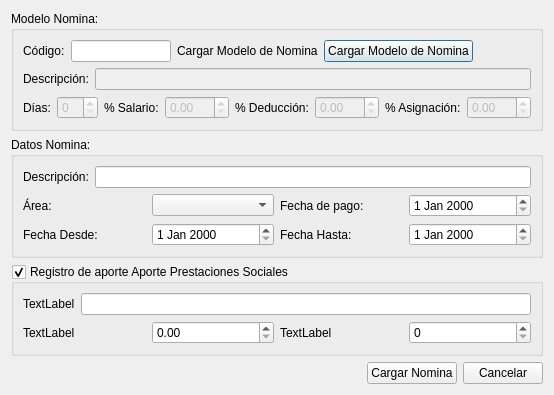
<?xml version="1.0" encoding="UTF-8"?>
<ui version="4.0">
 <class>NominaCargarDialog</class>
 <widget class="QDialog" name="NominaCargarDialog">
  <property name="windowModality">
   <enum>Qt::WindowModal</enum>
  </property>
  <property name="geometry">
   <rect>
    <x>0</x>
    <y>0</y>
    <width>514</width>
    <height>377</height>
   </rect>
  </property>
  <property name="windowTitle">
   <string>Dialog</string>
  </property>
  <layout class="QGridLayout" name="gridLayout_4">
   <item row="0" column="0">
    <widget class="QGroupBox" name="groupBox">
     <property name="title">
      <string>Modelo Nomina:</string>
     </property>
     <layout class="QGridLayout" name="gridLayout">
      <item row="0" column="0">
       <layout class="QHBoxLayout" name="horizontalLayout_8">
        <item>
         <widget class="QLabel" name="label">
          <property name="text">
           <string>Código:</string>
          </property>
         </widget>
        </item>
        <item>
         <widget class="QLineEdit" name="codigoNominaModeloLineEdit">
          <property name="maximumSize">
           <size>
            <width>100</width>
            <height>16777215</height>
           </size>
          </property>
         </widget>
        </item>
        <item>
         <widget class="QLabel" name="label_12">
          <property name="text">
           <string>&lt;html&gt;&lt;head/&gt;&lt;body&gt;&lt;p&gt;Cargar Modelo de Nomina&lt;/p&gt;&lt;/body&gt;&lt;/html&gt;</string>
          </property>
         </widget>
        </item>
        <item>
         <widget class="QPushButton" name="pushButton">
          <property name="text">
           <string>Cargar Modelo de Nomina</string>
          </property>
         </widget>
        </item>
        <item>
         <spacer name="horizontalSpacer">
          <property name="orientation">
           <enum>Qt::Horizontal</enum>
          </property>
          <property name="sizeHint" stdset="0">
           <size>
            <width>40</width>
            <height>20</height>
           </size>
          </property>
         </spacer>
        </item>
       </layout>
      </item>
      <item row="1" column="0">
       <layout class="QHBoxLayout" name="horizontalLayout_7">
        <item>
         <widget class="QLabel" name="label_2">
          <property name="text">
           <string>Descripción:</string>
          </property>
         </widget>
        </item>
        <item>
         <widget class="QLineEdit" name="descripcionNominaModeloLineEdit">
          <property name="enabled">
           <bool>false</bool>
          </property>
         </widget>
        </item>
       </layout>
      </item>
      <item row="2" column="0">
       <layout class="QHBoxLayout" name="horizontalLayout_6">
        <item>
         <layout class="QHBoxLayout" name="horizontalLayout">
          <item>
           <widget class="QLabel" name="label_3">
            <property name="text">
             <string>Días:</string>
            </property>
           </widget>
          </item>
          <item>
           <widget class="QSpinBox" name="diasNominaModeloSpinBox">
            <property name="enabled">
             <bool>false</bool>
            </property>
            <property name="maximumSize">
             <size>
              <width>100</width>
              <height>16777215</height>
             </size>
            </property>
           </widget>
          </item>
         </layout>
        </item>
        <item>
         <layout class="QHBoxLayout" name="horizontalLayout_3">
          <item>
           <widget class="QLabel" name="label_4">
            <property name="text">
             <string>% Salario:</string>
            </property>
           </widget>
          </item>
          <item>
           <widget class="QDoubleSpinBox" name="salarioNominaModeloDoubleSpinBox">
            <property name="enabled">
             <bool>false</bool>
            </property>
            <property name="maximumSize">
             <size>
              <width>100</width>
              <height>16777215</height>
             </size>
            </property>
            <property name="maximum">
             <double>100.000000000000000</double>
            </property>
           </widget>
          </item>
         </layout>
        </item>
        <item>
         <layout class="QHBoxLayout" name="horizontalLayout_2">
          <item>
           <widget class="QLabel" name="label_5">
            <property name="text">
             <string>% Deducción:</string>
            </property>
           </widget>
          </item>
          <item>
           <widget class="QDoubleSpinBox" name="deduccionNominaModeloDoubleSpinBox">
            <property name="enabled">
             <bool>false</bool>
            </property>
            <property name="maximumSize">
             <size>
              <width>100</width>
              <height>16777215</height>
             </size>
            </property>
            <property name="maximum">
             <double>100.000000000000000</double>
            </property>
           </widget>
          </item>
         </layout>
        </item>
        <item>
         <layout class="QHBoxLayout" name="horizontalLayout_5">
          <item>
           <widget class="QLabel" name="label_6">
            <property name="text">
             <string>% Asignación:</string>
            </property>
           </widget>
          </item>
          <item>
           <widget class="QDoubleSpinBox" name="asignacionNominaModeloDoubleSpinBox">
            <property name="enabled">
             <bool>false</bool>
            </property>
            <property name="maximumSize">
             <size>
              <width>100</width>
              <height>16777215</height>
             </size>
            </property>
            <property name="maximum">
             <double>100.000000000000000</double>
            </property>
           </widget>
          </item>
         </layout>
        </item>
       </layout>
      </item>
     </layout>
    </widget>
   </item>
   <item row="1" column="0">
    <widget class="QGroupBox" name="datosNominaGroupBox">
     <property name="title">
      <string>Datos Nomina:</string>
     </property>
     <layout class="QGridLayout" name="gridLayout_2">
      <item row="0" column="0">
       <layout class="QHBoxLayout" name="horizontalLayout_9">
        <item>
         <widget class="QLabel" name="label_11">
          <property name="text">
           <string>Descripción:</string>
          </property>
         </widget>
        </item>
        <item>
         <widget class="QLineEdit" name="descripcionNominaCargadaLineEdit"/>
        </item>
       </layout>
      </item>
      <item row="1" column="0">
       <layout class="QHBoxLayout" name="horizontalLayout_14">
        <item>
         <layout class="QHBoxLayout" name="horizontalLayout_4">
          <item>
           <widget class="QLabel" name="label_7">
            <property name="text">
             <string>Área:</string>
            </property>
           </widget>
          </item>
          <item>
           <widget class="QComboBox" name="areaComboBox"/>
          </item>
         </layout>
        </item>
        <item>
         <layout class="QHBoxLayout" name="horizontalLayout_10">
          <item>
           <widget class="QLabel" name="label_8">
            <property name="text">
             <string>Fecha de pago:</string>
            </property>
           </widget>
          </item>
          <item>
           <widget class="QDateEdit" name="fechaPagoDateEdit"/>
          </item>
         </layout>
        </item>
       </layout>
      </item>
      <item row="2" column="0">
       <layout class="QHBoxLayout" name="horizontalLayout_13">
        <item>
         <layout class="QHBoxLayout" name="horizontalLayout_11">
          <item>
           <widget class="QLabel" name="label_9">
            <property name="text">
             <string>Fecha Desde:</string>
            </property>
           </widget>
          </item>
          <item>
           <widget class="QDateEdit" name="fechaDesdeDateEdit"/>
          </item>
         </layout>
        </item>
        <item>
         <layout class="QHBoxLayout" name="horizontalLayout_12">
          <item>
           <widget class="QLabel" name="label_10">
            <property name="text">
             <string>Fecha Hasta:</string>
            </property>
           </widget>
          </item>
          <item>
           <widget class="QDateEdit" name="fechaHastaDateEdit"/>
          </item>
         </layout>
        </item>
       </layout>
      </item>
     </layout>
    </widget>
   </item>
   <item row="2" column="0">
    <widget class="QGroupBox" name="prestacionGroupBox">
     <property name="title">
      <string>Registro de aporte Aporte Prestaciones Sociales</string>
     </property>
     <property name="checkable">
      <bool>true</bool>
     </property>
     <layout class="QGridLayout" name="gridLayout_3">
      <item row="0" column="0">
       <layout class="QHBoxLayout" name="horizontalLayout_16">
        <item>
         <widget class="QLabel" name="label_13">
          <property name="text">
           <string>TextLabel</string>
          </property>
         </widget>
        </item>
        <item>
         <widget class="QLineEdit" name="lineEdit"/>
        </item>
       </layout>
      </item>
      <item row="1" column="0">
       <layout class="QHBoxLayout" name="horizontalLayout_19">
        <item>
         <layout class="QHBoxLayout" name="horizontalLayout_17">
          <item>
           <widget class="QLabel" name="label_14">
            <property name="text">
             <string>TextLabel</string>
            </property>
           </widget>
          </item>
          <item>
           <widget class="QDoubleSpinBox" name="doubleSpinBox"/>
          </item>
         </layout>
        </item>
        <item>
         <layout class="QHBoxLayout" name="horizontalLayout_18">
          <item>
           <widget class="QLabel" name="label_15">
            <property name="text">
             <string>TextLabel</string>
            </property>
           </widget>
          </item>
          <item>
           <widget class="QSpinBox" name="spinBox"/>
          </item>
         </layout>
        </item>
       </layout>
      </item>
     </layout>
    </widget>
   </item>
   <item row="3" column="0">
    <layout class="QHBoxLayout" name="horizontalLayout_15">
     <item>
      <spacer name="horizontalSpacer_2">
       <property name="orientation">
        <enum>Qt::Horizontal</enum>
       </property>
       <property name="sizeHint" stdset="0">
        <size>
         <width>40</width>
         <height>20</height>
        </size>
       </property>
      </spacer>
     </item>
     <item>
      <widget class="QPushButton" name="cargarNominaPushButton">
       <property name="text">
        <string>Cargar Nomina</string>
       </property>
      </widget>
     </item>
     <item>
      <widget class="QPushButton" name="cancelarPushButton">
       <property name="text">
        <string>Cancelar</string>
       </property>
      </widget>
     </item>
    </layout>
   </item>
  </layout>
  <action name="actionCargarModeloNomina">
   <property name="text">
    <string>cargarModeloNomina</string>
   </property>
   <property name="shortcut">
    <string>F1</string>
   </property>
  </action>
 </widget>
 <resources/>
 <connections/>
</ui>
